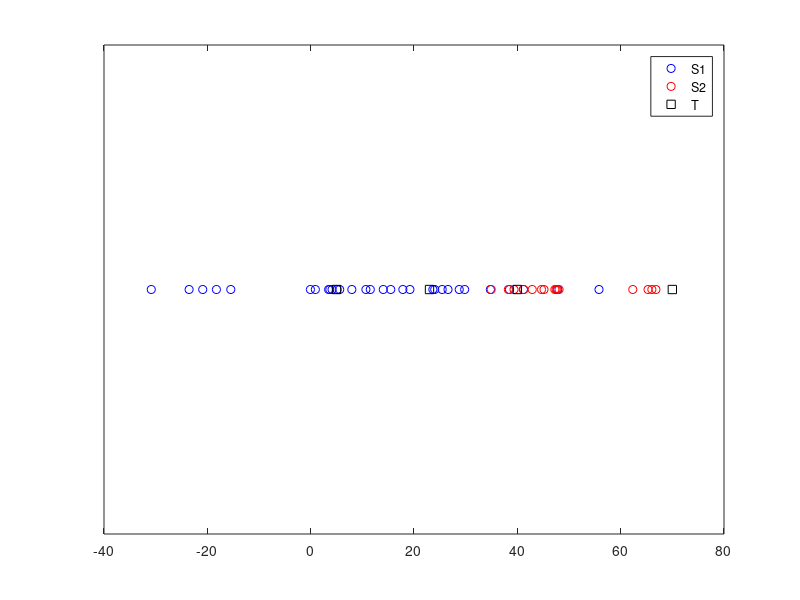
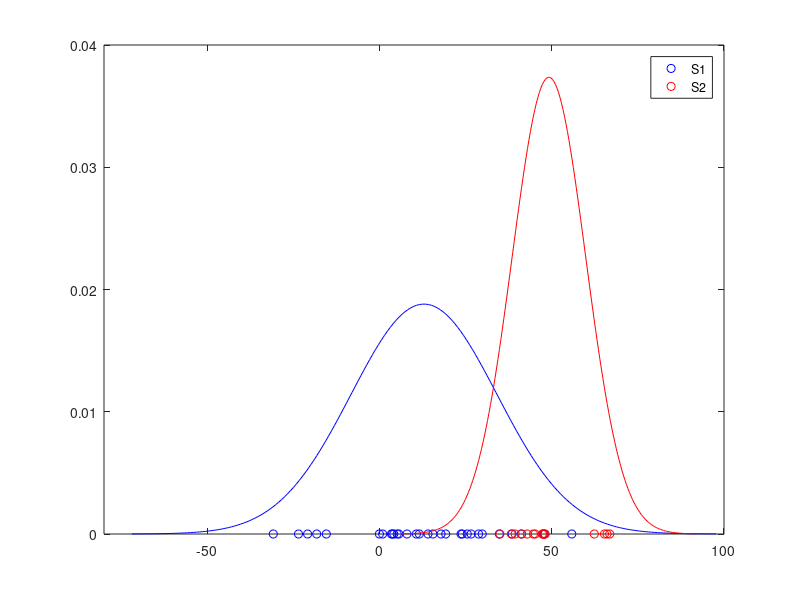
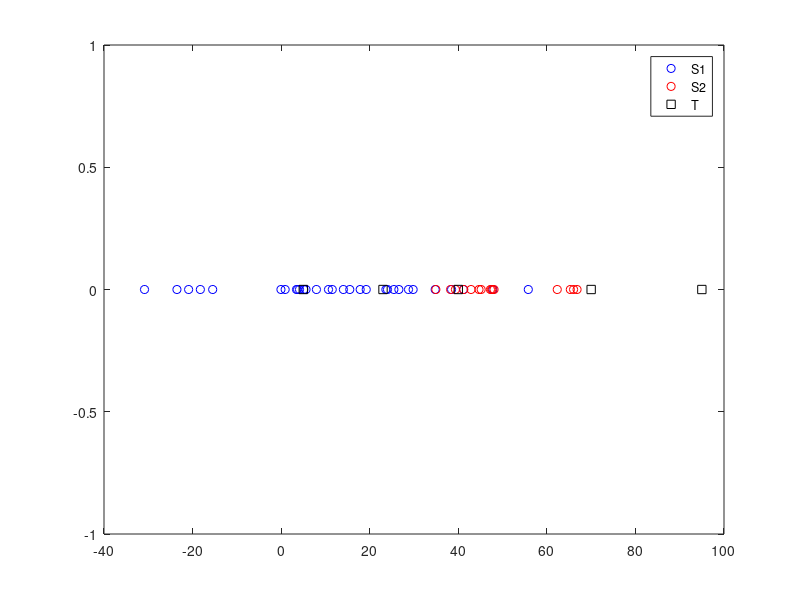

Source code (MATLAB) for these figures, in order: (Note: this script raises an error after producing the figures.)
function [decisionCriterion, mc1, mc2] = ex1()

load('normdist(1).mat');

%plot S1 and S2
figure(1);
plot(S1, zeros(length(S1),1), 'bo');
hold on;
plot(S2, zeros(length(S2),1), 'ro');
hold on;
plot(T, zeros(length(T),1), 'ks');
legend('S1','S2','T');
set(gca, 'YTick', 0:0:0);
set(gca, 'YTickLabel', {'','',''});
axis([-40 80 -0.1 0.1]);

%plot gaussian functions
figure(2);

plot(S1, zeros(length(S1),1), 'bo');
hold on;
plot(S2, zeros(length(S2),1), 'ro');

maxEst=mle(S1);
muS1=maxEst(1);
sgS1=maxEst(2);
xS1=linspace(muS1-4*sgS1,muS1+4*sgS1,200);
pdfS1=1/sqrt(2*pi)/sgS1*exp(-(xS1-muS1).^2/(2*sgS1^2));
plot(xS1,pdfS1,'b');
axis([-80 100 0 0.04]);

maxEst=mle(S2);
muS2=maxEst(1);
sgS2=maxEst(2);
xS2=linspace(muS2-4*sgS2,muS2+4*sgS2,200);
pdfS2=1/sqrt(2*pi)/sgS2*exp(-(xS2-muS2).^2/(2*sgS2^2));
plot(xS2,pdfS2,'r');

legend('S1','S2');

%calculate prior probabilities
P_1 = length(S1)/(length(S1) + length(S2));
P_2 = length(S2)/(length(S1) + length(S2));

%plot probabilities multiplied by prior probabilities
figure(3)

plot(S1, zeros(length(S1),1), 'bo');
hold on;
plot(S2, zeros(length(S2),1), 'ro');
plot(T, zeros(length(T),1), 'ks');



legend('S1','S2','T');

%solve the equation
syms x;
a = solve(1/(sqrt(2*pi)*sgS1)*exp(-(x-muS1).^2/(2*sgS1^2))*P_1 == 1/(sqrt(2*pi)*sgS2)*exp(-(x-muS2).^2/(2*sgS2^2)) * P_2, x);
decisionCriterion = eval(a);
decisionCriterion = decisionCriterion(1);

mc1 = sum(S1>decisionCriterion);
mc2 = sum(S2<=decisionCriterion);

%plot the lines
x = [decisionCriterion decisionCriterion];
y = [0 0.014];
plot(x,y,'g');
plot(xS1,pdfS1.*P_1, 'b');
plot(xS2,pdfS2.*P_2, 'r');
legend('S1','S2','T','Decision Criterion')
end
